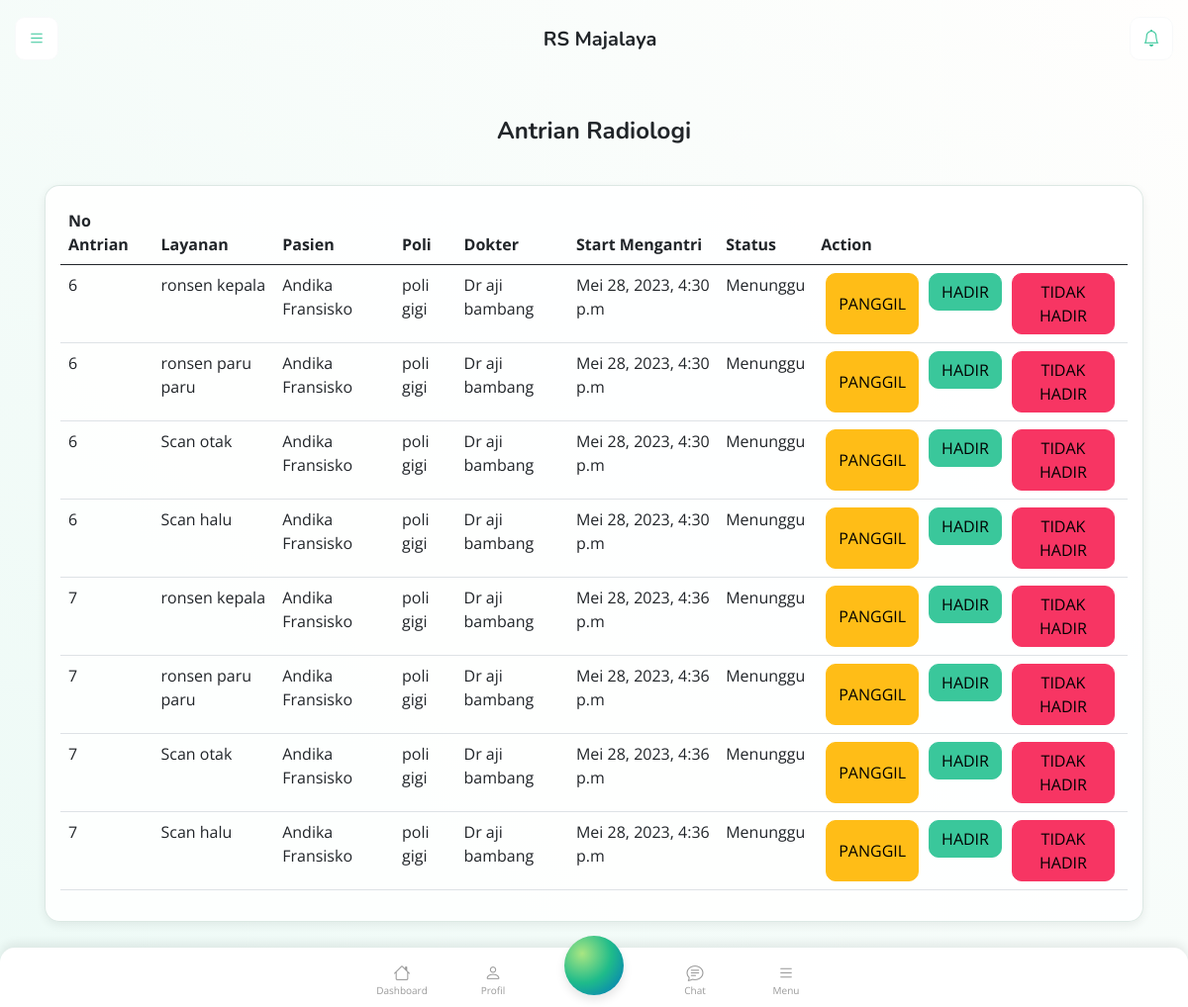
Screenshot of /radiologi/antrian-radiologi with the database file from the repository.
### faskes/models.py (models this page shows, shortened)
class Profil(models.Model):
    nama = models.CharField(max_length=255, null=True, blank=True)
    alamat = models.TextField(null=True, blank=True)
    logo = models.FileField(upload_to="logo/", null=True, blank=True)

### radiologi/models.py (models this page shows, shortened)
class LayananRadiologiPasien(models.Model):
    antrian = models.ForeignKey('antrian.Antrian', on_delete=models.SET_NULL, blank=True, null=True)
    resume_medis = models.ForeignKey(ResumeMedis, on_delete=models.SET_NULL, blank=True, null=True)
    dokter = models.ForeignKey(User, on_delete=models.SET_NULL, blank=True, null=True, related_name='radiologi_dokter')
    petugas_radiologi = models.ForeignKey(User, on_delete=models.SET_NULL, blank=True, null=True, related_name='radiologi_petugas')
    layanan_radiologi = models.ForeignKey(LayananRadiologi, on_delete=models.SET_NULL, blank=True, null=True)
    harga = models.FloatField(default=0)
    kuantitas = models.IntegerField(default=1)
    total_harga = models.FloatField(default=0)
    status_pembayaran = models.CharField(max_length=30, choices=StatusPembayaranChoices.choices,
                                         default=StatusPembayaranChoices.BELUM_BAYAR)
    status_layanan = models.CharField(max_length=30, choices=StatusLayananChoices.choices,
                                      default=StatusLayananChoices.MENUNGGU)
    summary_invoice = models.ForeignKey(SummaryInvoice, on_delete=models.SET_NULL, blank=True, null=True)
    created_at = models.DateTimeField(auto_now_add=True)
    diagnosa = models.TextField(blank=True, null=True)
    catatan = models.TextField(blank=True, null=True)

class LayananRadiologi(models.Model):
    nama = models.CharField(max_length=100)
    kateori = models.ForeignKey(KategoriLayananRadiologi, on_delete=models.SET_NULL, blank=True, null=True)
    harga = models.FloatField(default=0)
    created_at = models.DateTimeField(auto_now_add=True)

### antrian/models.py (models this page shows, shortened)
class Antrian(models.Model):
    no_antrian = models.IntegerField()
    tanggal_periksa = models.DateField()
    waktu_start_mengantri = models.DateTimeField(auto_now_add=True)
    waktu_end_mengantri = models.DateTimeField(null=True, blank=True)
    waktu_start_layanan = models.DateTimeField(null=True, blank=True)
    waktu_end_layanan = models.DateTimeField(null=True, blank=True)
    task_id = models.FloatField(default=1)
    antrian_tanggal = models.DateField(blank=True, null=True)
    created_at = models.DateTimeField(auto_now_add=True)
    loket = models.ForeignKey(Loket, on_delete=models.SET_NULL, blank=True, null=True)

### pasien/models.py (models this page shows, shortened)
class Pendaftaran(models.Model):
    pasien = models.ForeignKey(Pasien, on_delete=models.CASCADE)
    resume_medis = models.ForeignKey(ResumeMedis, on_delete=models.SET_NULL,blank=True, null=True)
    antrian = models.OneToOneField(Antrian, on_delete=models.SET_NULL, blank=True, null=True)
    asuransi = models.CharField(max_length=30, choices=AsuransiChoices.choices, default=AsuransiChoices.UMUM)
    no_peserta = models.CharField(max_length=100, blank=True, null=True)    # nomor peserta asuransi
    tipe_layanan = models.CharField(max_length=50, choices=TipeLayanan.choices, blank=True, null=True)
    poli = models.ForeignKey(Poli, on_delete=models.SET_NULL, blank=True, null=True)
    dokter = models.ForeignKey(User, on_delete=models.SET_NULL, blank=True, null=True, related_name='pendaftaran_dokter')
    biaya = models.FloatField(default=0)
    status_pembayaran = models.CharField(max_length=30, choices=StatusPembayaranChoices.choices,
                                         default=StatusPembayaranChoices.BELUM_BAYAR)
    summary_invoice = models.ForeignKey(SummaryInvoice, on_delete=models.SET_NULL, blank=True, null=True)
    created_at = models.DateTimeField(auto_now_add=True)
    status_layanan = models.CharField(max_length=100,
                                      choices=StatusLayananChoices.choices,
                                      default=StatusLayananChoices.BERLANGSUNG,
                                      blank=True, null=True)
    petugas = models.ForeignKey(User, on_delete=models.SET_NULL, blank=True, null=True, related_name='pendaftaran_petugas_admisi')
    created_at = models.DateTimeField(auto_now_add=True)

class Pasien(models.Model):
    account = models.ForeignKey(User, on_delete=models.SET_NULL, blank=True, null=True)
    no_rekam_medis = models.CharField(max_length=100, unique=True)
    nama = models.CharField(max_length=100)
    nik = models.CharField(max_length=100, unique=True)
    tanggal_lahir = models.DateField()
    status = models.CharField(max_length=30, choices=StatusPasienChoices.choices)
    jenis_kelamin = models.CharField(max_length=30, choices=JenisKelamin.choices)
    provinsi = models.CharField(max_length=100)
    kabupaten = models.CharField(max_length=100)
    kecamatan = models.CharField(max_length=100)
    alamat = models.CharField(max_length=100)
    agama = models.CharField(max_length=50, choices=AgamaChoices.choices)
    created_at = models.DateTimeField(auto_now_add=True)

### poli/models.py (models this page shows)
class Poli(models.Model):
    nama = models.CharField(max_length=150)
    harga = models.FloatField(default=0)
    created_at = models.DateTimeField(auto_now_add=True)

### user/models.py (models this page shows, shortened)
class User(AbstractUser):
    role = models.ForeignKey(UserRole, on_delete=models.SET_NULL, blank=True, null=True)
    id_number = models.CharField(max_length=20, null=True, blank=True)
    nama_depan = models.CharField(max_length=255)
    nama_belakang = models.CharField(max_length=255, null=True, blank=True)
    nip = models.CharField(max_length=20, null=True, blank=True)
    level = models.CharField(max_length=50, null=True, blank=True)
    jenis_kelamin = models.CharField(max_length=10, choices=GenderChoices.choices)
    tanggal_lahir = models.DateField(null=True, blank=True)
    agama = models.CharField(max_length=50, null=True, blank=True)
    no_kartu_keluarga = models.CharField(max_length=20, null=True, blank=True)
    posisi_di_keluarga = models.CharField(max_length=50, null=True, blank=True)
    pendidikan_terakhir = models.CharField(max_length=255, null=True, blank=True)
    profesi = models.CharField(max_length=255, null=True, blank=True)
    pekerjaan = models.CharField(max_length=255, null=True, blank=True)
    no_npwp = models.CharField(max_length=20, null=True, blank=True)
    sip = models.CharField(max_length=20, null=True, blank=True)    # Surat Izin Praktik
    nama_ibu_kandung = models.CharField(max_length=255, null=True, blank=True)
    golongan = models.CharField(max_length=50, null=True, blank=True)   # ex: karyawan gol 1, gol 2
    pangkat = models.CharField(max_length=50, null=True, blank=True)    # ex: direktur
    status_karyawan = models.CharField(max_length=50, null=True, blank=True)    # ex: kontrak, tetap
    unit_kerja = models.CharField(max_length=255, null=True, blank=True)    #
    no_sk_pengangkatan = models.CharField(max_length=20, null=True, blank=True)
    tanggal_sk_pengangkatan = models.DateField(null=True, blank=True)
    tanggal_masuk_rs = models.DateField(null=True, blank=True)
    no_telepon = models.CharField(max_length=15, null=True, blank=True)
    alamat = models.TextField(null=True, blank=True)
    alamat_kelurahan = models.CharField(max_length=255, null=True, blank=True)
    alamat_kecamatan = models.CharField(max_length=255, null=True, blank=True)
    alamat_kabupaten_kota = models.CharField(max_length=255, null=True, blank=True)
    alamat_provinsi = models.CharField(max_length=255, null=True, blank=True)

### radiologi/views.py (the view)
# urls.py: path('antrian-radiologi', views.AntrianLayananRadiologiView.as_view()),
class AntrianLayananRadiologiView(ListView):
    queryset = LayananRadiologiPasien.objects.filter(
        Q(status_layanan=StatusLayananChoices.MENUNGGU) | Q(status_layanan=StatusLayananChoices.DILAYANI)
    )
    template_name = 'radiologi/antrian-radiologi.html'
    def get(self, request, *args, **kwargs):
        context = self.get_context_data(**kwargs)
        return render(request, self.template_name, context)
    def get_context_data(self, *, object_list=None, **kwargs):
        layanan_radiologi_pasien = self.get_queryset()
        context = {
            'layanan_radiologi_pasien_list': layanan_radiologi_pasien
        }
        return context

### faskes/context_processors.py (called while the page is built)
def profil(request):
    profil = Profil.objects.get(id=1)
    return {'profil': profil}

### templates/radiologi/antrian-radiologi.html (shortened to what this page needs)
{% extends 'basic.html' %}
{% load humanize i18n static %}
{% block content %}
{% language 'id' %}
<main class="h-100">
    {% include "header.html" %}
    <div class="main-container container">
        <div class="d-flex justify-content-center">
            <div class="row mb-3 mt-4 ">
                <div class="col">
                    <h4>Antrian Radiologi</h4>
                </div>
            </div>
        </div>
        <div class="row mb-3 mt-4 ">
            <div class="col">
                <div class="card">
                    <div class="card-body">
                        <table class="table">
                            <thead>
                                <tr>
                                    <th scope="col">No Antrian</th>
                                    <th scope="col">Layanan</th>
                                    <th scope="col">Pasien</th>
                                    <th scope="col">Poli</th>
                                    <th scope="col">Dokter</th>
                                    <th scope="col">Start Mengantri</th>
                                    <th scope="col">Status</th>
                                    <th scope="col">Action</th>
                                </tr>
                            </thead>
                            <tbody>
                                {% for antrian_layanan in layanan_radiologi_pasien_list %}
                                <tr>
                                    <td>{{antrian_layanan.antrian.no_antrian}}</td>
                                    <td>{{antrian_layanan.layanan_radiologi.nama}}</td>
                                    <td>{{antrian_layanan.antrian.pendaftaran.pasien.nama}}</td>
                                    <td>{{antrian_layanan.antrian.pendaftaran.poli.nama}}</td>
                                    <td>{{antrian_layanan.antrian.pendaftaran.dokter.get_full_name}}</td>
                                    <td>{{antrian_layanan.antrian.waktu_start_mengantri}}</td>
                                    <td>{% if antrian_layanan.status_layanan == 'Menunggu' %} Menunggu {% elif antrian_layanan.status_layanan == 'DILAYANI' %} Dilayani {% endif %}</td>
                                    <td style="display: flex;">
                                        <button type="button" class="btn btn-warning" onclick="speak('nomor antrian {{antrian_layanan.antrian.no_antrian}} atas nama {{antrian_layanan.antrian.pendaftaran.pasien.nama}}silahkan ke ruangan radiologi {{antrian.pendaftaran.poli.nama}}')" style="margin-left: 5px; margin-right: 5px;">Panggil</button>
                                        {% if antrian_layanan.status_layanan == 'Menunggu' %}
                                        <form method="POST" action="/radiologi/layanan-radiologi-hadir/{{antrian_layanan.id}}" target="_blank">
                                            <button type="submit" class="btn btn-success" style="margin-left: 5px; margin-right: 5px;">Hadir</button>
                                        </form>
                                        {% elif antrian_layanan.status_layanan == 'Dilayani' %}
                                        <a href="/radiologi/layanan-radiologi-laporan/{{antrian_layanan.id}}" target="_blank" class="btn btn-primary" style="margin-left: 5px; margin-right: 5px;">Laporan</a>
                                        {% endif %}
                                        <form method="POST" action="/radiologi/layanan-radiologi-batalkan/{{antrian_layanan.id}}">
                                            <button type="submit" class="btn btn-danger" style="margin-left: 5px; margin-right: 5px;">Tidak hadir</button>
                                        </form>
                                    </td>
                                </tr>
                                {% endfor %}
                            </tbody>
                        </table>
                    </div>
                </div>
            </div>
        </div>
    </div>
    {% include "footer.html" %}
</main>
{% endlanguage %}
{% endblock %}

### templates/header.html (shortened to what this page needs)
    <header class="header position-fixed">
        <div class="row">
            <div class="col-auto">
                <a href="javascript:void(0)" target="_self" class="btn btn-light btn-44 menu-btn">
                    <i class="bi bi-list"></i>
                </a>
            </div>
            <div class="col align-self-center text-center">
                <div class="logo-small">
                    <h5>{{ profil.nama }}</h5>
                </div>
            </div>
            <div class="col-auto">
                <a href="/" target="_self" class="btn btn-light btn-44">
                    <i class="bi bi-bell"></i>
                </a>
            </div>
        </div>
    </header>

### rows the page displays
Profil: nama "RS Majalaya"
LayananRadiologiPasien: antrian.no_antrian "6", layanan_radiologi.nama "ronsen kepala", antrian.pendaftaran.pasien.nama "Andika Fransisko", antrian.pendaftaran.poli.nama "poli gigi", antrian.pendaftaran.dokter.get_full_name "Dr aji bambang", antrian.waktu_start_mengantri "Mei 28, 2023, 4:30 p.m", status_layanan "Menunggu"
LayananRadiologiPasien: antrian.no_antrian "6", layanan_radiologi.nama "ronsen paru paru", antrian.pendaftaran.pasien.nama "Andika Fransisko", antrian.pendaftaran.poli.nama "poli gigi", antrian.pendaftaran.dokter.get_full_name "Dr aji bambang", antrian.waktu_start_mengantri "Mei 28, 2023, 4:30 p.m", status_layanan "Menunggu"
LayananRadiologiPasien: antrian.no_antrian "6", layanan_radiologi.nama "Scan otak", antrian.pendaftaran.pasien.nama "Andika Fransisko", antrian.pendaftaran.poli.nama "poli gigi", antrian.pendaftaran.dokter.get_full_name "Dr aji bambang", antrian.waktu_start_mengantri "Mei 28, 2023, 4:30 p.m", status_layanan "Menunggu"
LayananRadiologiPasien: antrian.no_antrian "6", layanan_radiologi.nama "Scan halu", antrian.pendaftaran.pasien.nama "Andika Fransisko", antrian.pendaftaran.poli.nama "poli gigi", antrian.pendaftaran.dokter.get_full_name "Dr aji bambang", antrian.waktu_start_mengantri "Mei 28, 2023, 4:30 p.m", status_layanan "Menunggu"
LayananRadiologiPasien: antrian.no_antrian "7", layanan_radiologi.nama "ronsen kepala", antrian.pendaftaran.pasien.nama "Andika Fransisko", antrian.pendaftaran.poli.nama "poli gigi", antrian.pendaftaran.dokter.get_full_name "Dr aji bambang", antrian.waktu_start_mengantri "Mei 28, 2023, 4:36 p.m", status_layanan "Menunggu"
LayananRadiologiPasien: antrian.no_antrian "7", layanan_radiologi.nama "ronsen paru paru", antrian.pendaftaran.pasien.nama "Andika Fransisko", antrian.pendaftaran.poli.nama "poli gigi", antrian.pendaftaran.dokter.get_full_name "Dr aji bambang", antrian.waktu_start_mengantri "Mei 28, 2023, 4:36 p.m", status_layanan "Menunggu"
LayananRadiologiPasien: antrian.no_antrian "7", layanan_radiologi.nama "Scan otak", antrian.pendaftaran.pasien.nama "Andika Fransisko", antrian.pendaftaran.poli.nama "poli gigi", antrian.pendaftaran.dokter.get_full_name "Dr aji bambang", antrian.waktu_start_mengantri "Mei 28, 2023, 4:36 p.m", status_layanan "Menunggu"
LayananRadiologiPasien: antrian.no_antrian "7", layanan_radiologi.nama "Scan halu", antrian.pendaftaran.pasien.nama "Andika Fransisko", antrian.pendaftaran.poli.nama "poli gigi", antrian.pendaftaran.dokter.get_full_name "Dr aji bambang", antrian.waktu_start_mengantri "Mei 28, 2023, 4:36 p.m", status_layanan "Menunggu"
